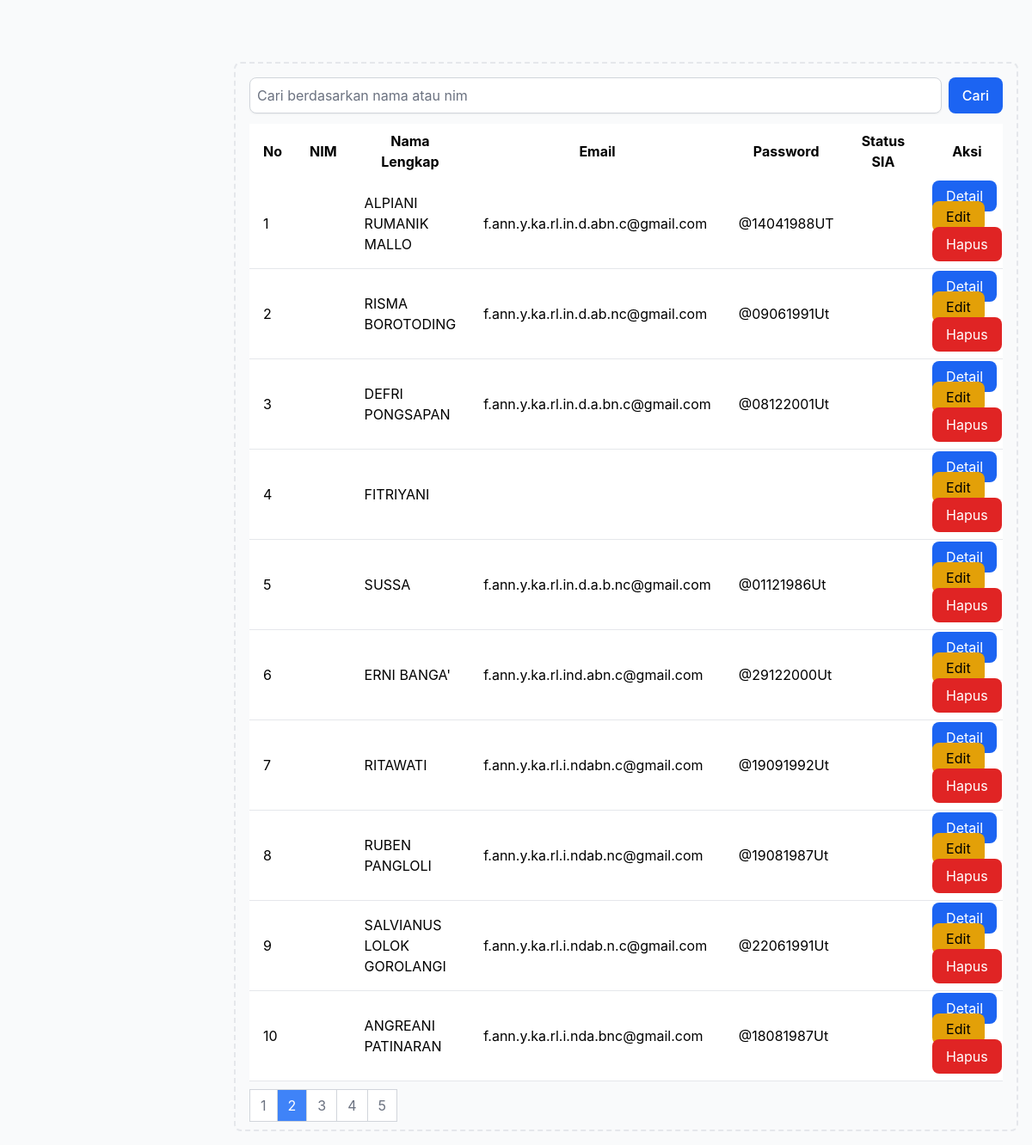
Screenshot of /admin/data_mahasiswa/index.php?halaman=2&jumlah_data_per_halaman=10 (signed in) with the database file from the repository.
### tables this page shows
CREATE TABLE `mahasiswa` (
  `No` int(11) NOT NULL AUTO_INCREMENT,
  `Nim` text NOT NULL,
  `JalurProgram` enum('RPL','Reguler') NOT NULL,
  `NamaLengkap` varchar(100) NOT NULL,
  `TempatLahir` varchar(50) DEFAULT NULL,
  `TanggalLahir` date DEFAULT NULL,
  `NamaIbuKandung` varchar(100) DEFAULT NULL,
  `NIK` varchar(16) DEFAULT NULL,
  `Jurusan` varchar(50) DEFAULT NULL,
  `NomorHP` varchar(15) DEFAULT NULL,
  `Email` varchar(255) DEFAULT NULL,
  `Password` varchar(20) NOT NULL,
  `Agama` varchar(20) NOT NULL,
  `JenisKelamin` varchar(20) NOT NULL,
  `StatusPerkawinan` varchar(20) NOT NULL,
  `NomorHPAlternatif` varchar(15) DEFAULT NULL,
  `NomorIjazah` varchar(20) DEFAULT NULL,
  `TahunIjazah` year(4) DEFAULT NULL,
  `NISN` varchar(10) DEFAULT NULL,
  `LayananPaketSemester` varchar(20) NOT NULL,
  `DiInputOleh` varchar(50) DEFAULT NULL,
  `DiInputPada` datetime DEFAULT current_timestamp(),
  `DiEditPada` datetime NOT NULL DEFAULT current_timestamp(),
  `STATUS_INPUT_SIA` varchar(50) NOT NULL,
  PRIMARY KEY (`No`),
  UNIQUE KEY `NIK` (`NIK`)
);

### admin/data_mahasiswa/index.php (the view, shortened to what this page needs)
<?php
require_once "../koneksi.php";
$keyword = "";
$mahasiswa = [];
$jumlah_data_per_halaman = isset($_GET['jumlah_data_per_halaman']) ? $_GET['jumlah_data_per_halaman'] : 10;
if ($jumlah_data_per_halaman == 'all') {
    $limit_sql = "";
} else {
    $halaman_saat_ini = isset($_GET['halaman']) ? $_GET['halaman'] : 1;
    $offset = ($halaman_saat_ini - 1) * (int)$jumlah_data_per_halaman;
    $limit_sql = "LIMIT $offset, $jumlah_data_per_halaman";
}
$query = "SELECT * FROM mahasiswa WHERE NamaLengkap LIKE '%$keyword%' OR NIM LIKE '%$keyword%' ORDER BY No DESC $limit_sql";
$result = mysqli_query($koneksi, $query);
while ($row = mysqli_fetch_assoc($result)) {
  $mahasiswa[] = $row;
}
$query_total = "SELECT COUNT(*) AS total FROM mahasiswa WHERE NamaLengkap LIKE '%$keyword%' OR NIM LIKE '%$keyword%'";
$result_total = mysqli_query($koneksi, $query_total);
$row_total = mysqli_fetch_assoc($result_total);
$total_data = $row_total['total'];
?>
<!DOCTYPE html>
<html lang="en">
<head>
    <link href="https://cdnjs.cloudflare.com/ajax/libs/flowbite/2.3.0/flowbite.min.css" rel="stylesheet">
</head>
<body class="bg-gray-50 dark:bg-gray-900">
    <div class="p-4 sm:ml-64">
        <div class="p-4 border-2 border-gray-200 border-dashed rounded-lg dark:border-gray-700 mt-14">
            <div id="content">
                <?php if (count($mahasiswa) > 0) { ?>
                    <form action="" method="POST" class="mb-3">
                        <div class="flex">
                            <input type="text" class="block w-full p-2 border border-gray-300 rounded-lg shadow-sm focus:ring-blue-500 focus:border-blue-500" placeholder="Cari berdasarkan nama atau nim" name="keyword">
                            <button type="submit" class="ml-2 px-4 py-2 bg-blue-600 text-white font-medium rounded-lg hover:bg-blue-700 focus:outline-none focus:ring-2 focus:ring-blue-500" name="search">Cari</button>
                        </div>
                    </form>
                    <div class="overflow-x-auto">
                        <table class="min-w-full bg-white dark:bg-gray-800">
                            <thead>
                                <tr>
                                    <th class="px-4 py-2">No</th>
                                    <th class="px-4 py-2">NIM</th>
                                    <th class="px-4 py-2">Nama Lengkap</th>
                                    <th class="px-4 py-2">Email</th>
                                    <th class="px-4 py-2">Password</th>
                                    <th class="px-4 py-2">Status SIA</th>
                                    <th class="px-4 py-2">Aksi</th>
                                </tr>
                            </thead>
                            <tbody>
                                <?php
                                $no = 1;
                                foreach ($mahasiswa as $mhs) {
                                    ?>
                                    <tr class="bg-white border-b dark:bg-gray-800 dark:border-gray-700">
                                        <td class="px-4 py-2"><?php echo $no++; ?></td>
                                        <td class="px-4 py-2"><?php echo $mhs['NIM']; ?></td>
                                        <td class="px-4 py-2"><?php echo stripcslashes($mhs['NamaLengkap']); ?></td>
                                        <td class="px-4 py-2"><?php echo $mhs['Email']; ?></td>
                                        <td class="px-4 py-2"><?php echo $mhs['Password']; ?></td>
                                        <td class="px-4 py-2"><?php echo $mhs['STATUS_INPUT_SIA']; ?></td>
                                        <td class="px-4 py-2">
                                            <a href="lihat_data_mahasiswa.php?No=<?php echo $mhs['No']; ?>" class="px-4 py-2 bg-blue-600 text-white rounded-lg hover:bg-blue-700">Detail</a>
                                            <a href="edit_data.php?No=<?php echo $mhs['No']; ?>" class="px-4 py-2 bg-yellow-400 text-black rounded-lg hover:bg-yellow-500">Edit</a>
                                            <button type="button" class="px-4 py-2 bg-red-600 text-white rounded-lg hover:bg-red-700" data-modal-toggle="exampleModal">Hapus</button>
                                        </td>
                                    </tr>
                                    <?php
                                }
                                ?>
                            </tbody>
                        </table>
                    </div>
                    <nav aria-label="Page navigation example" class="mt-4">
                        <ul class="inline-flex -space-x-px">
                            <?php
                            $jumlah_halaman = ceil($total_data / $jumlah_data_per_halaman);
                            for ($i = 1; $i <= $jumlah_halaman; $i++) {
                                if ($i == $halaman_saat_ini) {
                                    $active = "bg-blue-500 text-white";
                                } else {
                                    $active = "bg-white text-gray-500 hover:bg-gray-100 hover:text-gray-700";
                                }
                                ?>
                                <li>
                                    <a href="index.php?halaman=<?php echo $i; ?>&jumlah_data_per_halaman=<?php echo $jumlah_data_per_halaman; ?>" class="px-3 py-2 leading-tight <?php echo $active; ?> border border-gray-300">
                                        <?php echo $i; ?>
                                    </a>
                                </li>
                                <?php
                            }
                            ?>
                        </ul>
                    </nav>
                <?php
                } else {
                    ?>
                    <div class="alert alert-warning" role="alert">
                        Data tidak ditemukan
                    </div>
                <?php
                }
                ?>
            </div>
        </div>
    </div>
</body>
</html>

### rows the page displays
mahasiswa: NamaLengkap "ALPIANI RUMANIK MALLO", Email "f.ann.y.ka.rl.in.d.abn.c@gmail.com", Password "@14041988UT"
mahasiswa: NamaLengkap "RISMA BOROTODING", Email "f.ann.y.ka.rl.in.d.ab.nc@gmail.com", Password "@09061991Ut"
mahasiswa: NamaLengkap "DEFRI PONGSAPAN", Email "f.ann.y.ka.rl.in.d.a.bn.c@gmail.com", Password "@08122001Ut"
mahasiswa: NamaLengkap "FITRIYANI"
mahasiswa: NamaLengkap "SUSSA", Email "f.ann.y.ka.rl.in.d.a.b.nc@gmail.com", Password "@01121986Ut"
mahasiswa: NamaLengkap "ERNI BANGA'", Email "f.ann.y.ka.rl.ind.abn.c@gmail.com", Password "@29122000Ut"
mahasiswa: NamaLengkap "RITAWATI", Email "f.ann.y.ka.rl.i.ndabn.c@gmail.com", Password "@19091992Ut"
mahasiswa: NamaLengkap "RUBEN PANGLOLI", Email "f.ann.y.ka.rl.i.ndab.nc@gmail.com", Password "@19081987Ut"
mahasiswa: NamaLengkap "SALVIANUS LOLOK GOROLANGI", Email "f.ann.y.ka.rl.i.ndab.n.c@gmail.com", Password "@22061991Ut"
mahasiswa: NamaLengkap "ANGREANI PATINARAN", Email "f.ann.y.ka.rl.i.nda.bnc@gmail.com", Password "@18081987Ut"
